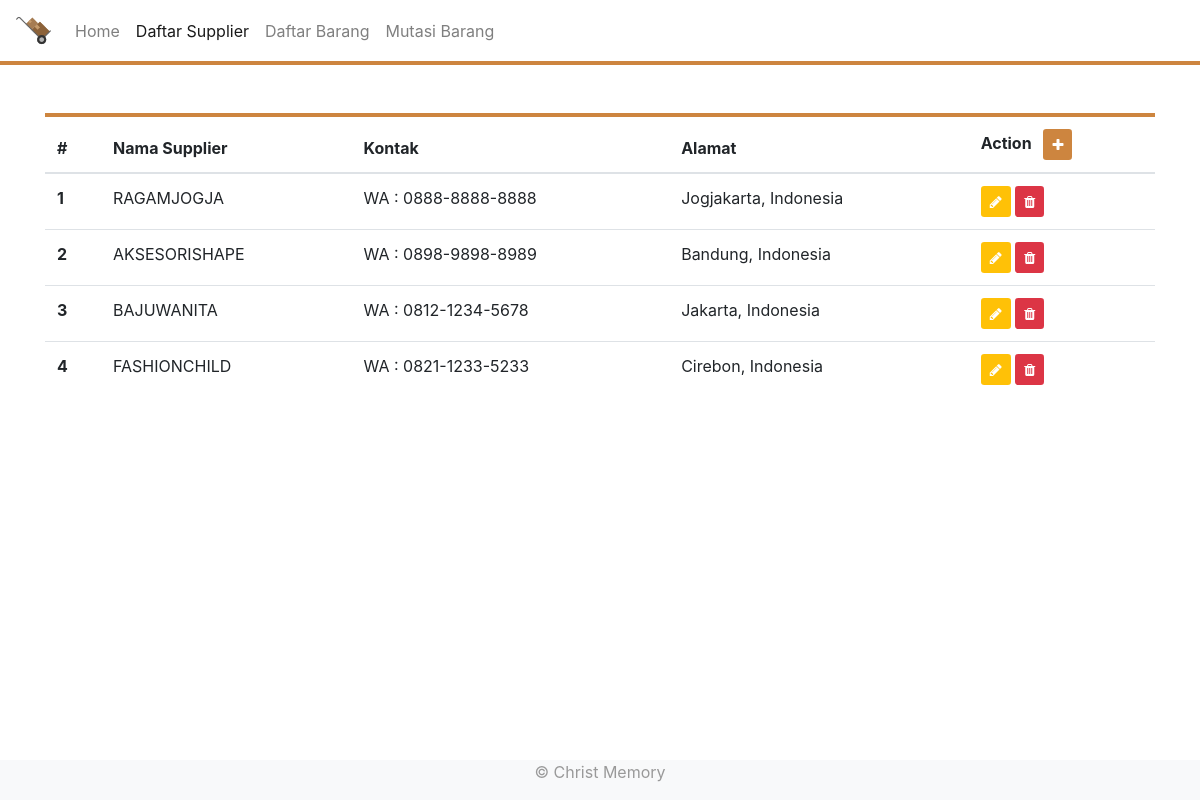
Screenshot of /supplier.php with the database file from the repository.
### tables this page shows
CREATE TABLE `m_supplier` (
  `supplier_id` int(11) NOT NULL,
  `supplier_name` varchar(30) NOT NULL,
  `supplier_contact` varchar(100) NOT NULL,
  `supplier_address` varchar(200) NOT NULL
);

### supplier.php (the view, shortened to what this page needs)
<?php
	include_once 'koneksi.php';
	$supplier 	= mysqli_query($koneksi,"SELECT * FROM m_supplier");
?>
<!DOCTYPE html>
<html>
	<head>
		<link rel="stylesheet" href="assets/css/bootstrap.min.css">
		<link rel="stylesheet" href="assets/css/style.css">
		<link rel="stylesheet" href="assets/fonts/css/font-awesome.min.css">
	</head>
	<body>
		<nav class="navbar navbar-expand-lg navbar-light bg-white">
		  	<a class="navbar-brand" href="#"><img src="assets/img/trolley.png" alt="" style="max-width: 35px;"></a>
		  	<div class="collapse navbar-collapse" id="navbar">
		    	<ul class="navbar-nav mr-auto mt-2 mt-lg-0">
		      		<li class="nav-item">
		        		<a class="nav-link" href="index.php">Home</a>
		      		</li>
		      		<li class="nav-item active">
		        		<a class="nav-link" href="supplier.php">Daftar Supplier <span class="sr-only">(current)</span></a>
		      		</li>
		      		<li class="nav-item">
		        		<a class="nav-link" href="barang.php">Daftar Barang</a>
		      		</li>
		      		<li class="nav-item">
		        		<a class="nav-link" href="mutasi.php">Mutasi Barang</a>
		      		</li>
		    	</ul>
		  	</div>
		</nav>
		<br><br>
		<div class="container">
			<table class="table" style="border-top: #CD853F 4px solid;">
			  <thead class="thead">
			    <tr>
			      <th scope="col">#</th>
			      <th scope="col">Nama Supplier</th>
			      <th scope="col">Kontak</th>
			      <th scope="col">Alamat</th>
			      <th scope="col">Action <a type="button" class="btn btn-sm ml-2" href="javascript:void(0)" onclick="modal_supplier()" style="background-color: #CD853F"><i class="fa fa-plus" style="color: #fff"></i></a></th>
			    </tr>
			  </thead>
			  <tbody>
			  	<?php $no=1; foreach($supplier as $datasupplier) { ?>
			    <tr>
			      <th scope="row"><?php echo $no; ?></th>
			      <td><?php echo $datasupplier['supplier_name']; ?></td>
			      <td><?php echo $datasupplier['supplier_contact']; ?></td>
			      <td><?php echo $datasupplier['supplier_address']; ?></td>
			      <td>
			      	<a href="javascript:void(0)" onclick="edit_supplier('<?php echo $datasupplier['supplier_id']?>')" class="btn btn-sm bg-warning" title="Edit"><i class="fa fa-pencil" style="color: #fff"></i></a>
			      	<a href="processsupplier.php?do=delete&id=<?php echo $datasupplier['supplier_id']?>" class="btn btn-sm bg-danger" title="Hapus!"><i class="fa fa-trash" style="color: #fff"></i></a>
			      </td>
			    </tr>
			    <?php $no++; } ?>
			  </tbody>
			</table>
		</div>
		<div class="container-fluid  fixed-bottom bg-light" style=" color: #999;">
			<div class="row">
				<div class="col-sm-12">
					<p align="center">&copy; Christ Memory</p>
				</div>
			</div>
		</div>
	</body>
</html>

### assets/css/style.css (style rules this page uses)
nav { border-bottom: #CD853F solid 4px; }

### rows the page displays
m_supplier: supplier_name "RAGAMJOGJA", supplier_contact "WA : 0888-8888-8888", supplier_address "Jogjakarta, Indonesia"
m_supplier: supplier_name "AKSESORISHAPE", supplier_contact "WA : 0898-9898-8989", supplier_address "Bandung, Indonesia"
m_supplier: supplier_name "BAJUWANITA", supplier_contact "WA : 0812-1234-5678", supplier_address "Jakarta, Indonesia"
m_supplier: supplier_name "FASHIONCHILD", supplier_contact "WA : 0821-1233-5233", supplier_address "Cirebon, Indonesia"
